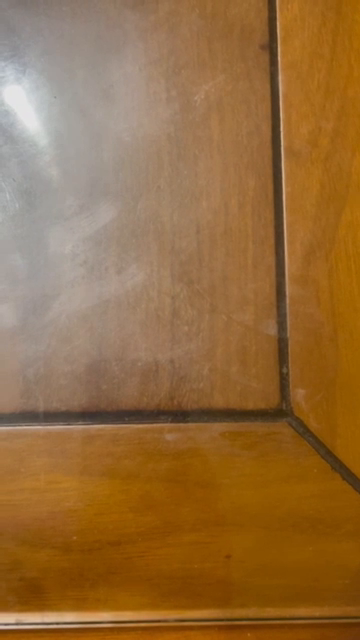
#> input picture frame 25 of COIN/videos/coin3.mp4, 360 x 640 px
$ python code.py
#> lines starting #> are read from the running program, lines starting #| are printed output that depends on the picture; after the words box and inside, x2 and y2 are one past the last pixel; in counts of white or black regions, pixels touching at a corner belong together
#> in video, frame is the input picture: shape (640, 360, 3); mean B, G, R 61.1, 108.2, 149.1
import cv2
import numpy as np
import os
import time


def show_image(title, img):
    cv2.imshow(title, img)
    cv2.waitKey(0)
    cv2.destroyAllWindows()

def Transform(img):

    if img is None:
        print("Image load failed")
        return

    start = time.time()

    gray = cv2.cvtColor(img, cv2.COLOR_BGR2GRAY)
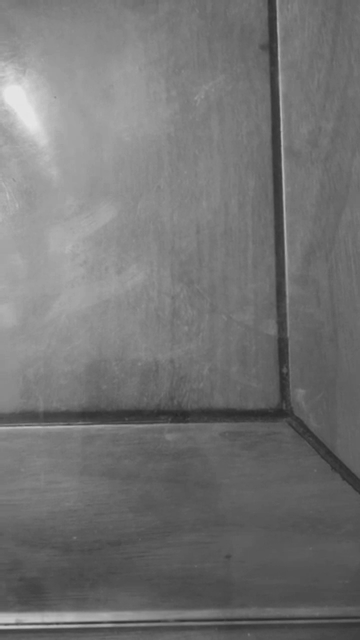
#> gray: shape (640, 360); min 38, max 230, mean 115.1

    thresh, output = cv2.threshold(gray, 120, 255, cv2.THRESH_BINARY)
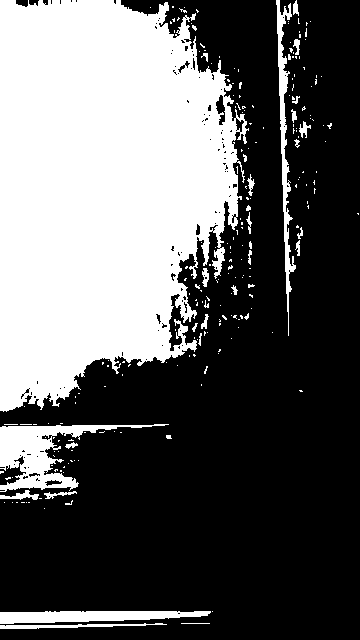
#> output: shape (640, 360); 37.8% white; 231 white regions (201 under 20 px), largest, box (x1, y1, x2, y2) and area: (0, 0, 249, 412) 77271, (0, 424, 169, 492) 3647, (0, 611, 211, 624) 1954

    erode_kernel = cv2.getStructuringElement(cv2.MORPH_RECT, (3,3))
    erode = cv2.erode(output, erode_kernel)
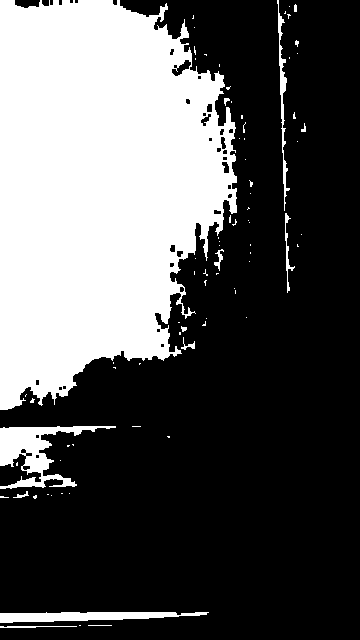
#> erode: shape (640, 360); 34.3% white; 80 white regions (66 under 20 px), largest, box (x1, y1, x2, y2) and area: (0, 0, 237, 410) 73341, (0, 426, 116, 489) 2596, (0, 612, 209, 623) 1499
    dilate = cv2.dilate(erode, erode_kernel)
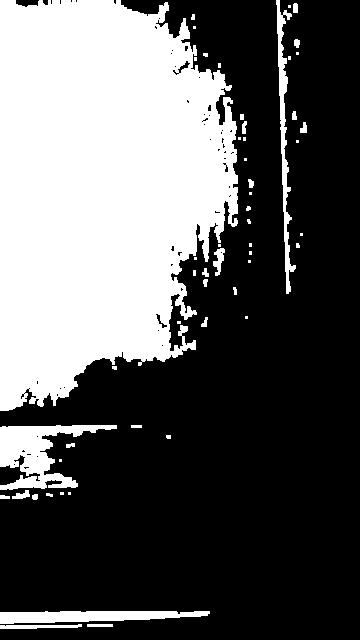
#> dilate: shape (640, 360); 36.7% white; 54 white regions (28 under 20 px), largest, box (x1, y1, x2, y2) and area: (0, 0, 238, 411) 76139, (0, 425, 117, 490) 3364, (0, 611, 210, 624) 1941

    output = cv2.GaussianBlur(dilate, (5,5), 2)
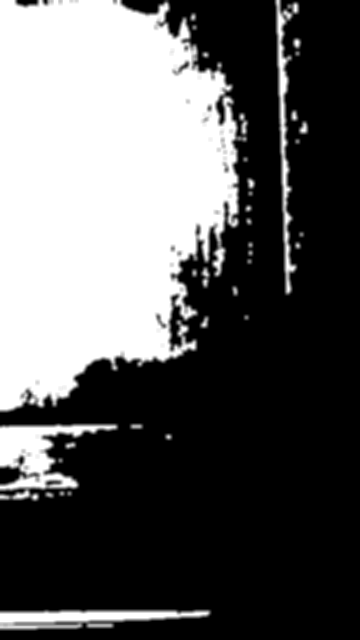
#> output: shape (640, 360); min 0, max 255, mean 93.7

    circles = cv2.HoughCircles(output,cv2.HOUGH_GRADIENT_ALT,dp=1.5,minDist=output.shape[0]//15,param1=300,param2= 0.9 ,minRadius=10,maxRadius=100)
#> circles = None

    if circles is not None:
        circles = np.uint16(np.around(circles))

        for (x, y, r) in circles[0, :]:
            cv2.circle(img, (x, y), r, (0, 0, 255), 2)

            x1, y1 = x - r, y - r
            cv2.rectangle(img, (x1, y1), (x+r, y+r), (0,255,0), 2)

            cv2.putText(img, f"({x1},{y1})",
                        (x1, y1-5),
                        cv2.FONT_HERSHEY_SIMPLEX,
                        0.5, (0,255,0), 2)

    end = time.time()
    print(f"Time: {end-start:.4f} sec")

    return img , output

def video(output):
    video_path = os.path.join( "videos","coin3.mp4")
    cap = cv2.VideoCapture(video_path)
    if not cap.isOpened():
        print("Error opening video file")
        exit()
    width = int(cap.get(cv2.CAP_PROP_FRAME_WIDTH))
    height = int(cap.get(cv2.CAP_PROP_FRAME_HEIGHT))
    fps = int(cap.get(cv2.CAP_PROP_FPS))
    fourcc = cv2.VideoWriter_fourcc(*'mp4v')
    out_draw = cv2.VideoWriter('draw.mp4', fourcc, fps, (width, height))
    out_dilate = cv2.VideoWriter('dilate.mp4', fourcc, fps, (width, height))
    if not out_draw.isOpened() or not out_dilate.isOpened():
        print("Error creating video writer")
        cap.release()
        exit()
    while True:
        ret , frame = cap.read()
        if not ret:
            break
        frame , dilate= Transform(frame)
        dilate_color = cv2.cvtColor(dilate, cv2.COLOR_GRAY2BGR)
        if output == True:
            out_dilate.write(dilate_color)
            out_draw.write(frame)
        cv2.imshow("Video", frame)
        cv2.imshow("Dilate", dilate)
        if cv2.waitKey(30) & 0xFF == ord('q'):
#> (key q is pressed here)
            break
    cap.release()
    out_dilate.release()
    out_draw.release()

if __name__ == "__main__":
    output_video = True
    video(output_video)
